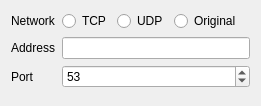
<?xml version="1.0" encoding="UTF-8"?>
<ui version="4.0">
 <class>dnsOutEditor</class>
 <widget class="QWidget" name="dnsOutEditor">
  <property name="geometry">
   <rect>
    <x>0</x>
    <y>0</y>
    <width>261</width>
    <height>106</height>
   </rect>
  </property>
  <property name="windowTitle">
   <string>Form</string>
  </property>
  <layout class="QFormLayout" name="formLayout">
   <item row="0" column="0">
    <widget class="QLabel" name="label">
     <property name="text">
      <string>Network</string>
     </property>
    </widget>
   </item>
   <item row="0" column="1">
    <layout class="QHBoxLayout" name="horizontalLayout">
     <item>
      <widget class="QRadioButton" name="tcpCB">
       <property name="text">
        <string>TCP</string>
       </property>
      </widget>
     </item>
     <item>
      <widget class="QRadioButton" name="udpCB">
       <property name="text">
        <string>UDP</string>
       </property>
      </widget>
     </item>
     <item>
      <widget class="QRadioButton" name="originalCB">
       <property name="text">
        <string>Original</string>
       </property>
      </widget>
     </item>
     <item>
      <spacer name="horizontalSpacer">
       <property name="orientation">
        <enum>Qt::Horizontal</enum>
       </property>
       <property name="sizeHint" stdset="0">
        <size>
         <width>40</width>
         <height>20</height>
        </size>
       </property>
      </spacer>
     </item>
    </layout>
   </item>
   <item row="1" column="0">
    <widget class="QLabel" name="label_2">
     <property name="text">
      <string>Address</string>
     </property>
    </widget>
   </item>
   <item row="1" column="1">
    <widget class="QLineEdit" name="addressTxt"/>
   </item>
   <item row="2" column="0">
    <widget class="QLabel" name="label_3">
     <property name="text">
      <string>Port</string>
     </property>
    </widget>
   </item>
   <item row="2" column="1">
    <widget class="QSpinBox" name="portSB">
     <property name="minimum">
      <number>1</number>
     </property>
     <property name="maximum">
      <number>65535</number>
     </property>
     <property name="value">
      <number>53</number>
     </property>
    </widget>
   </item>
  </layout>
 </widget>
 <resources/>
 <connections/>
</ui>
